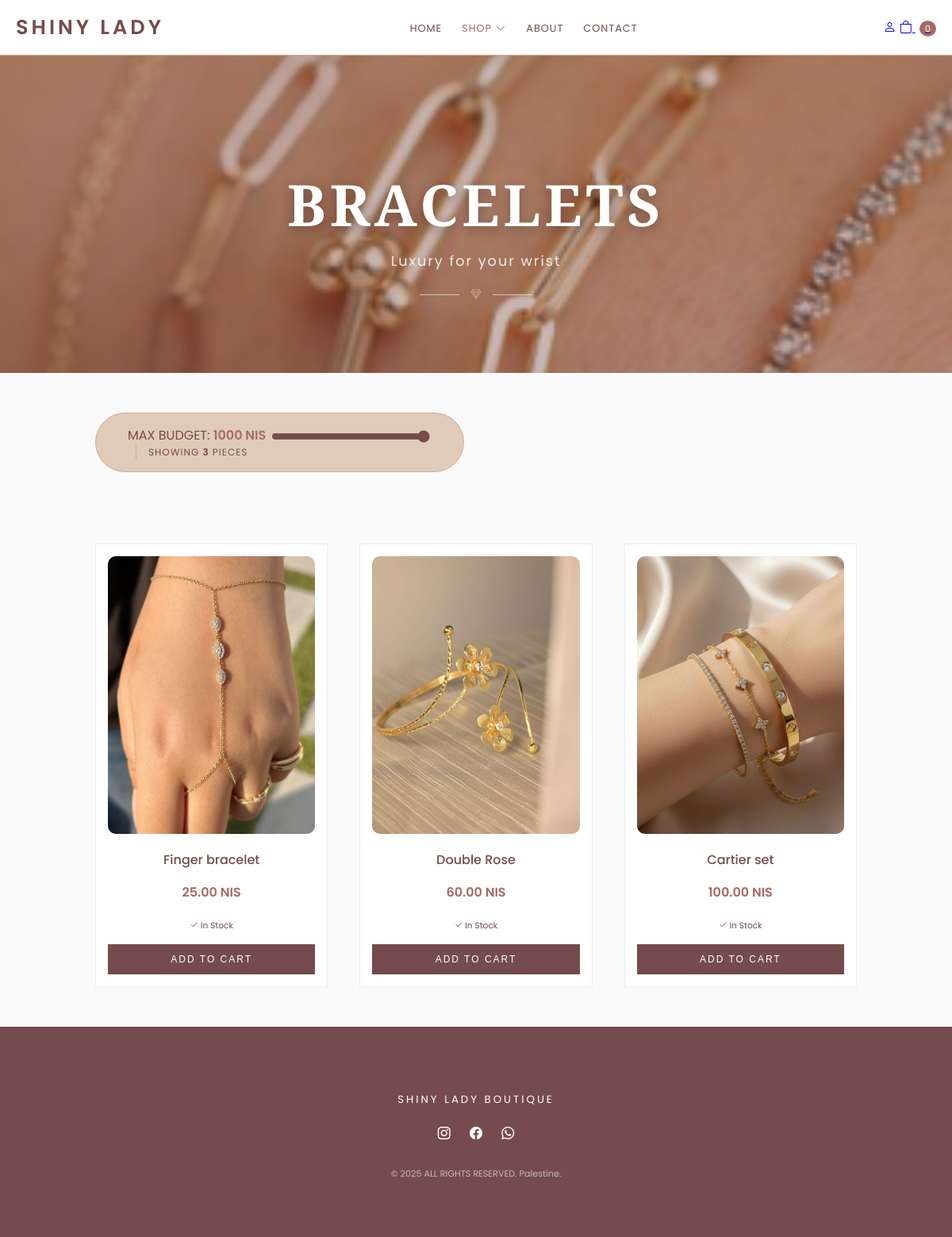
The app's page /web2026/customer/bracelets.php with its own data.
### tables this page shows
CREATE TABLE `products` (
  `id` int(11) NOT NULL,
  `name` varchar(255) NOT NULL,
  `price` decimal(10,2) NOT NULL,
  `stock` int(11) DEFAULT 10,
  `category_id` int(11) DEFAULT NULL,
  `image` varchar(255) DEFAULT NULL,
  `description` text DEFAULT NULL,
  `created_at` timestamp NOT NULL DEFAULT current_timestamp()
);

### web2026/customer/bracelets.php (the view, shortened to what this page needs)
<?php
global $conn;
?>
<!DOCTYPE html>
<html lang="en">
<head>
    <link rel="stylesheet" href="https://cdn.jsdelivr.net/npm/bootstrap-icons@1.11.0/font/bootstrap-icons.css">
    <link rel="stylesheet" href="css/style.css">
</head>
<body>
<header class="fixed-top shadow-sm" style="background: white;">
    <div class="header-container">
        <a href="index.php" class="logo">SHINY LADY</a>
        <nav id="main-nav">
            <ul>
                <li><a href="index.php">Home</a></li>
                <li class="dropdown">
                    <a href="#" class="active">Shop <i class="bi bi-chevron-down"></i></a>
                </li>
                <li><a href="index.php#about">About</a></li>
                <li><a href="index.php#contact">Contact</a></li>
            </ul>
        </nav>
        <div class="header-icons">
            <?php if(isset($_SESSION['user_name'])): ?>
                <span class="user-greeting">Hi, <?php echo htmlspecialchars($_SESSION['user_name']); ?></span>
                <a href="login.php" title="Logout" class="me-3"><i class="bi bi-box-arrow-right"></i></a>
            <?php else: ?>
                <a href="login.php" class="me-3" title="Login"><i class="bi bi-person"></i></a>
            <?php endif; ?>
            <a href="cart.php" class="position-relative">
                <i class="bi bi-bag"></i>
                <span class="cart-count" id="cartBadge"></span>
            </a>
        </div>
    </div>
</header>
<div class="shop-header-premium">
    <div class="header-overlay"></div>
    <div class="header-content">
        <h1>Bracelets</h1>
        <p>Luxury for your wrist</p>
        <div class="luxury-divider">
            <span></span> <i class="bi bi-gem"></i> <span></span>
        </div>
    </div>
</div>
<section class="filter-wrapper-section">
    <div class="container">
        <div class="filter-pill-box shadow-sm">
            <div class="d-flex align-items-center gap-3 flex-wrap justify-content-center">
                <label class="form-label small fw-bold text-plum-wine mb-0">
                    MAX BUDGET: <span id="priceValue" class="text-copper">1000 NIS</span>
                </label>
                <input type="range" class="form-range luxury-slider" id="priceRange"
                       min="0" max="1000" step="10" value="1000" oninput="filterByPrice()">
                <div class="visible-items-tag">
                    Showing <b id="visibleCount">0</b> Pieces
                </div>
            </div>
        </div>
    </div>
</section>
<div class="product-grid">
    <?php
    $result = mysqli_query($conn, "SELECT * FROM products WHERE category_id = 3 ORDER BY id DESC");
    if (mysqli_num_rows($result) > 0) {
        while ($row = mysqli_fetch_assoc($result)) {
            $stock = $row['stock'];
            ?>
            <div class="product-card">
                <div class="product-image-wrapper">
                    <img src="../images/<?php echo $row['image']; ?>" class="main-img" onerror="this.src='https://via.placeholder.com/350x450'">
                </div>
                <div class="info">
                    <h3><?php echo htmlspecialchars($row['name']); ?></h3>
                    <p class="price"><?php echo $row['price']; ?> NIS</p>
                    <div class="stock-label mb-2">
                        <?php if ($stock > 0): ?>
                            <small class="text-success"><i class="bi bi-check2"></i> In Stock</small>
                        <?php else: ?>
                            <small class="text-danger">Out of Stock</small>
                        <?php endif; ?>
                    </div>
                    <button class="btn-add-item"
                            onclick="addToCart('<?php echo addslashes($row['name']); ?>', <?php echo $row['price']; ?>, '../images/<?php echo $row['image']; ?>')"
                            <?php echo ($stock <= 0) ? 'disabled' : ''; ?>>
                        <?php echo ($stock > 0) ? 'Add To Cart' : 'Sold Out'; ?>
                    </button>
                </div>
            </div>
            <?php
        }
    } else {
        echo "<div style='grid-column: span 3; text-align: center; padding: 50px;'>New collection coming soon! ✨</div>";
    }
    ?>
</div>
<footer style="padding: 60px; background: var(--plum-wine); color: white; text-align: center;">
    <h5 style="letter-spacing: 3px; font-weight: 400; margin-bottom: 20px;">SHINY LADY BOUTIQUE</h5>
    <div class="social-links-luxury">
        <a href="https://www.instagram.com/shiny_lady11" target="_blank" style="color:white; margin:0 10px;"><i class="bi bi-instagram"></i></a>
        <a href="https://www.facebook.com/profile.php?id=61552096407180" target="_blank" style="color:white; margin:0 10px;"><i class="bi bi-facebook"></i></a>
        <a href="https://wa.me/970597163105" target="_blank" style="color:white; margin:0 10px;"><i class="bi bi-whatsapp"></i></a>
    </div>
    <p style="margin-top: 30px; font-size: 0.7rem; opacity: 0.6;">
        &copy; 2025 ALL RIGHTS RESERVED. Palestine.
    </p>
</footer>
</body>
</html>

### web2026/customer/css/style.css (style rules this page uses)
:root { --plum-wine: #754B4D; --copper-rose: #A86A65; --rosewater: #D8A694; --china-doll: #E0CBB9; --white: #ffffff; }
body { font-family: 'Poppins', sans-serif; margin: 0; color: var(--plum-wine); background-color: #fafafa; scroll-behavior: smooth; }
header.fixed-top { position: sticky; top: 0; width: 100%; background: rgba(255, 255, 255, 0.98); border-bottom: 1px solid var(--rosewater); z-index: 1000; padding: 15px 0; }
.header-container { max-width: 1200px; margin: 0 auto; display: flex; justify-content: space-between; align-items: center; padding: 0 20px; }
.logo { font-size: 1.6rem; font-weight: 600; letter-spacing: 4px; color: var(--plum-wine); text-decoration: none; }
nav ul { list-style: none; display: flex; gap: 25px; margin: 0; padding: 0; }
nav ul li a { text-decoration: none; color: var(--plum-wine); font-size: 0.8rem; text-transform: uppercase; letter-spacing: 1px; }
nav ul li a:hover, nav ul li a.active { color: var(--copper-rose); }
.dropdown { position: relative; }
.product-grid { display: grid; grid-template-columns: repeat(auto-fit, minmax(280px, 1fr)); gap: 30px; padding: 50px 10%; }
.product-card { background: white; border: 1px solid #eee; padding: 15px; text-align: center; transition: 0.3s; }
.product-card img { width: 100%; height: 350px; object-fit: cover; }
.cart-count { background: var(--copper-rose); color: white; border-radius: 50%; padding: 2px 7px; font-size: 0.7rem; margin-left: 5px; }
.main-img { width: 280px; height: 380px; top: 0; left: 0; z-index: 2; }
html { scroll-behavior: smooth; }
.product-image-wrapper { position: relative; width: 100%; height: 350px; overflow: hidden; border-radius: 8px; margin-bottom: 20px; }
.main-img { width: 100%; height: 100%; object-fit: cover; transition: transform 0.8s ease; }
.text-copper { color: var(--copper-rose); font-weight: 600; }
#visibleCount { color: var(--plum-wine); font-weight: 600; }

### records on screen
products: image (picture), name "Finger bracelet", price "25.00", stock "In Stock"
products: image (picture), name "Double Rose", price "60.00", stock "In Stock"
products: image (picture), name "Cartier set", price "100.00", stock "In Stock"
